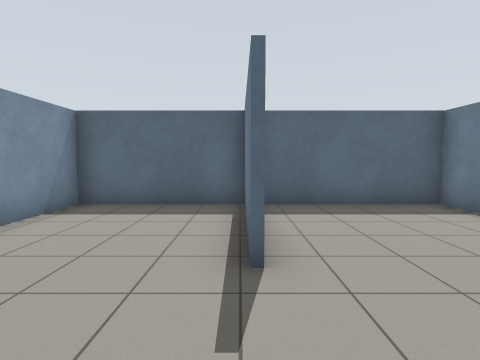
[1] (above)

13 first-person views from a walk through a robot-simulator world made for Gazebo. The camera is 1.2 m above the floor, tilts 4° down and sees 80° across. The floor is counted in squares, 1 m on a side. Each view is taken from the middle of a square. On the plan, view 1 faces up. The plan holds only what a view shows up to about 12 squares ahead; the rest is blank.

[2]
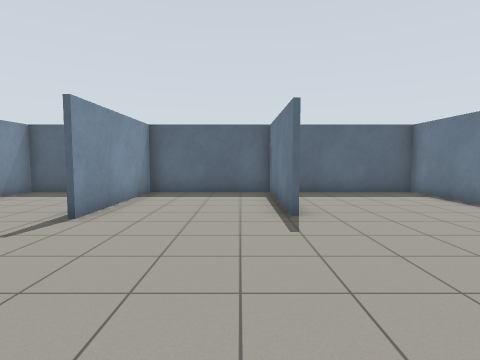

[3]
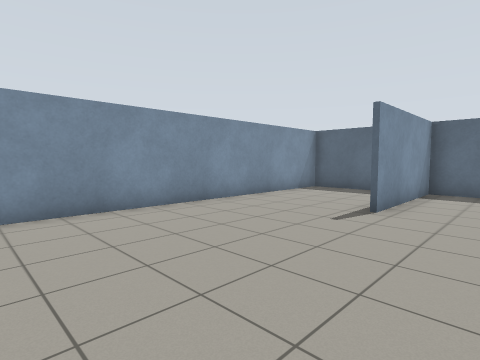

[4]
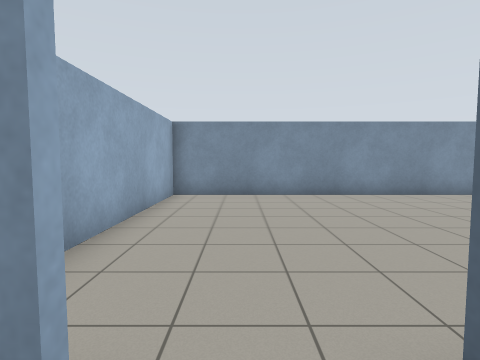

[5]
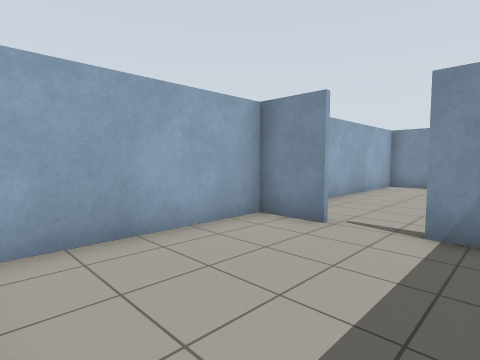

[6]
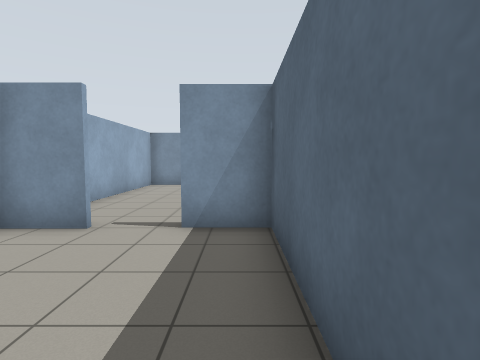

[7]
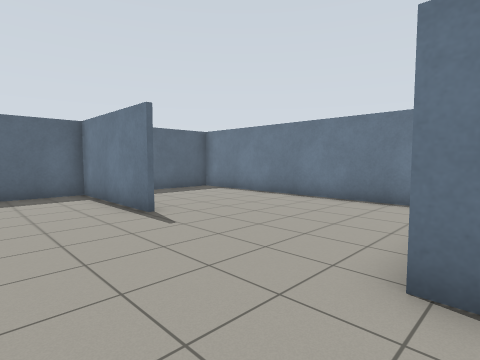

[8]
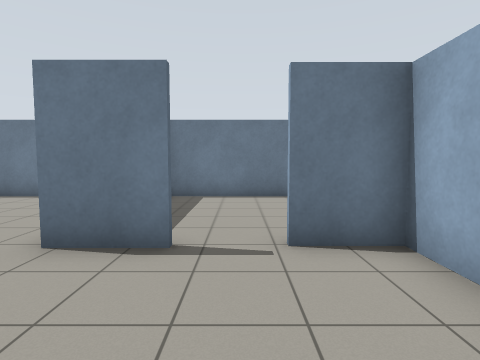

[9]
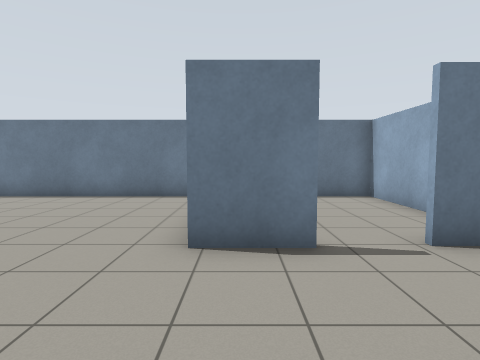

[10]
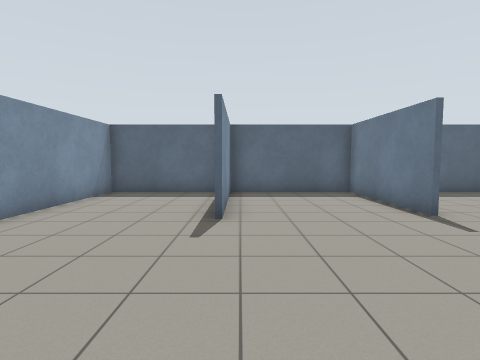

[11]
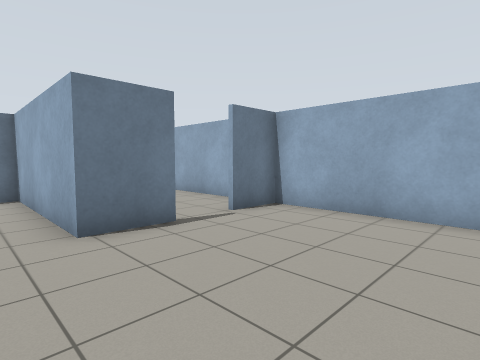

[12]
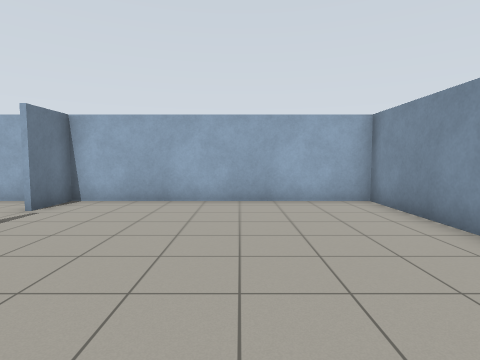

[13]
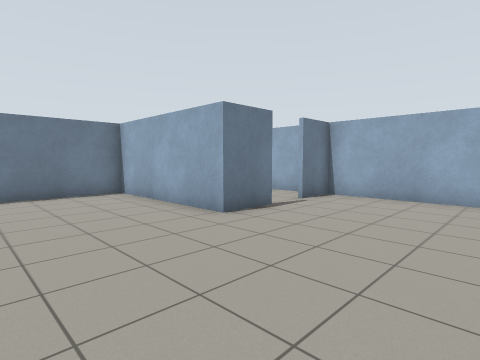

### Floor plan
Points are (right, up) in squares from view 1. A wall is a line through its corners. A room is listed if a view was taken in it or the views show most of it. See-through windows are left out.
Room 1 (views 1, 2, 3, 7, 8, 9, 10, 11, 12, 13)
walls: (0.1, 3) (0.1, 7.7); (-0.2, -4.1) (-0.2, -2.3) (5.4, -2.3) (5.4, 7.6) (-4.4, 7.6) (-4.4, 2.7); (-4.9, 7.6) (-8.8, 7.6) (-8.8, -7.3) (-0.1, -7.3); (-0.2, -7.4) (-0.2, -5.6)
ways out: opening at (0, -5) to room 2
Room 2 (views 4, 5, 6)
walls: (4.4, -2.4) (0.1, -2.4) (0.1, -4.1); (0.1, -5.6) (0.1, -7.4); (-0.1, -7.3) (5.4, -7.3) (5.4, -2.6)
ways out: opening at (0, -5) to room 1

Positions as (right, up) in squares from view 1, and headings:
1: (0, 0), facing up
2: (-1, -3), facing up
3: (-2, -4), facing up-left
4: (1, -5), facing left
5: (5, -3), facing down-left
6: (5, -3), facing left
7: (-3, -3), facing up-right
8: (-4, -5), facing right
9: (-4, -3), facing right
10: (-4, -3), facing up
11: (-5, -1), facing down-right
12: (-5, 1), facing down
13: (-5, 2), facing down-right
